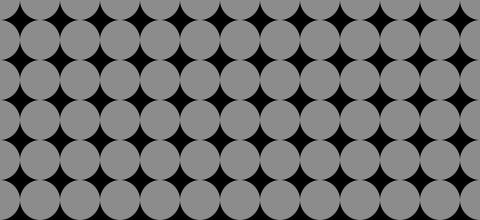
Frame 1 (no input)
Frame 60 (the mouse pressed at the canvas centre just before this capture): identical to frame 1, image omitted
Frame 120 (the mouse held since frame 60 and released just before this capture): identical to frame 1, image omitted

The Processing sketch that drew this single still picture (run headless with seeded random() and noise(); from frame 60 on, the mouse is pressed at the canvas centre):

// Processing sketch: sketch_4_10
// ── sketch_4_10.pde
void setup(){
	size(480, 220);
	background(0);
	smooth();
	noStroke();

	for (int y = 0; y<=height; y+=40){
		for (int x = 0; x<=width; x+=40){
			fill(255,140);
			ellipse(x,y,40,40);
		}
	}
}

void draw(){
		
}
